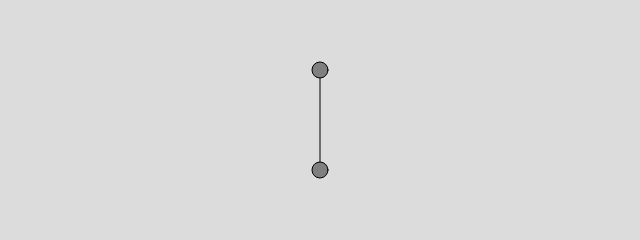
Frame 1 (no input)
Frame 60 (no input): identical to frame 1, image omitted
Frame 120 (the mouse pressed at the canvas centre since frame 60): identical to frame 1, image omitted

The p5.js sketch that drew this single still picture (run headless with seeded random() and noise() and a simulated clock; from frame 60 on, the mouse is pressed at the canvas centre):

// p5.js sketch
// ── sketch.js
let angle = 0;
let angleVelocity = 0;

function setup() {
    createCanvas(640, 240);
}

function draw() {
    background(220);

    translate(width / 2, height / 2);
    rotate(angle);

    stroke(0);
    fill(127);
    line(0, -50, 0, 50);
    circle(0, -50, 16);
    circle(0, 50, 16);

    if (mouseIsPressed) {
        let angleAcceleration = map(mouseY, 0, height, 0.001, -0.001);
        angleVelocity += angleAcceleration;
    }

    // drag
    let c = 0.01;
    let friction = angleVelocity * -1 * c;
    angleVelocity += friction;


    angle += angleVelocity;
}
